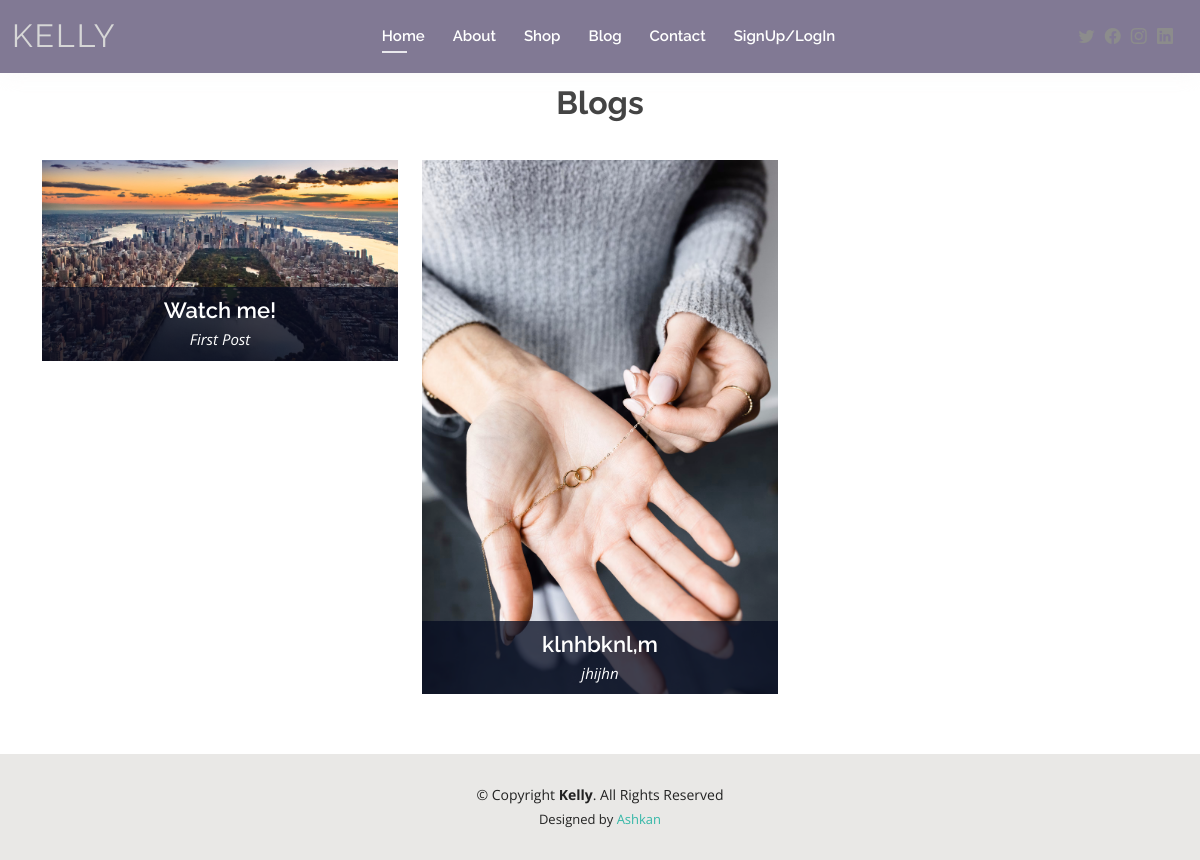
Screenshot of /blog/blog with the database file from the repository.
### blog/models.py (models this page shows, shortened)
class Post(models.Model):
    title = models.CharField(max_length=400)
    short_info = models.CharField(max_length=400)
    posted_by = models.CharField(max_length=400)
    date = models.DateField(auto_now_add=True)
    main_img = models.ImageField()
    text = models.TextField()
    title2 = models.CharField(max_length=400, null=True, blank=True)
    text2 = models.TextField(null=True, blank=True)
    img2 = models.ImageField(null=True, blank=True)
    img2alt = models.CharField(max_length=400, null=True, blank=True)
    title3 = models.CharField(max_length=400, null=True, blank=True)
    text3 = models.TextField(null=True, blank=True)
    img3 = models.ImageField(null=True, blank=True)
    img3alt = models.CharField(max_length=400, null=True, blank=True)

### blog/views.py (the view)
# urls.py: path('blog', views.blog , name="blog"),
def blog(request):
    posts = Post.objects.all()
    comments = Comment.objects.all()
    return render(request, 'blog.html', {'posts':posts,'comments':comments})

### blog/templates/blog.html (shortened to what this page needs)
{% extends 'base.html' %}
{% load static %}
{% block content %}
<br>
    <section id="speakers">
        <div class="container" data-aos="fade-up">
          <h2 class="section-title" data-aos="fade-up" style="font-weight: bold;">Blogs</h2>
          <div class="row">
  {% for post in posts %}
            <div class="col-lg-4 col-md-6">
              <div class="speaker" data-aos="fade-up" data-aos-delay="100">
                <img src="{{post.main_img.url}}" alt="Speaker 1" class="img-fluid">
                <div class="details">
                  <h3><a type="button" data-bs-toggle="modal" data-bs-target="#box{{post.id}}">{{post.short_info}}</a></h3>
                  <p>{{post.title}}</p>
                </div>
              </div>
            </div>
      {% endfor %}
    </div>
        </div>
      </section>
{% endblock content %}

### store/static/assets/css/style.css (style rules this page uses)
body { font-family: "Open Sans", sans-serif; color: #444444; }
a { color: #34b7a7; text-decoration: none; }
h1, h2, h3, h4, h5, h6 { font-family: "Raleway", sans-serif; }
section { padding: 60px 0; }
.section-title { text-align: center; padding-bottom: 30px; }
#speakers { padding: 60px 0 30px 0; }
#speakers .speaker { position: relative; overflow: hidden; margin-bottom: 30px; }
#speakers .speaker .details { background: rgba(6, 12, 34, 0.76); position: absolute; left: 0; bottom: -40px; right: 0; text-align: center; padding-top: 10px; transition: all 300ms cubic-bezier(0.645, 0.045, 0.355, 1); }
#speakers .speaker .details h3 { color: #fff; font-size: 22px; font-weight: 600; margin-bottom: 5px; }
#speakers .speaker .details p { color: #fff; font-size: 15px; margin-bottom: 10px; font-style: italic; }
#speakers .speaker .details a { color: #fff; }

### blog/templates/blog.html (style rules this page uses)
#speakers { padding: 60px 0 30px 0; }
#speakers .speaker { position: relative; overflow: hidden; margin-bottom: 30px; }
#speakers .speaker .details { background: rgba(6, 12, 34, 0.76); position: absolute; left: 0; bottom: -40px; right: 0; text-align: center; padding-top: 10px; transition: all 300ms cubic-bezier(0.645, 0.045, 0.355, 1); }
#speakers .speaker .details h3 { color: #fff; font-size: 22px; font-weight: 600; margin-bottom: 5px; }
#speakers .speaker .details p { color: #fff; font-size: 15px; margin-bottom: 10px; font-style: italic; }
#speakers .speaker .details a { color: #fff; }

### rows the page displays
Post: main_img (picture), short_info "Watch me!", title "First Post"
Post: main_img (picture), short_info "klnhbknl,m", title "jhijhn"
